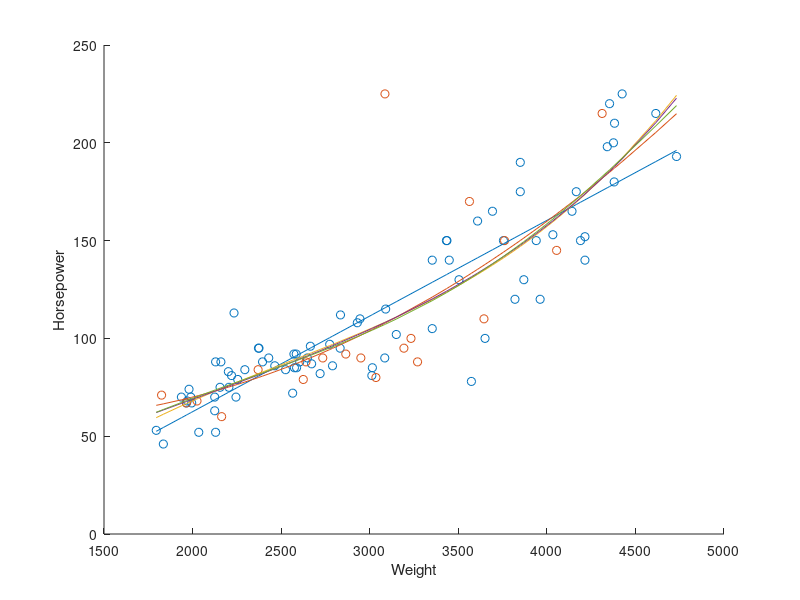
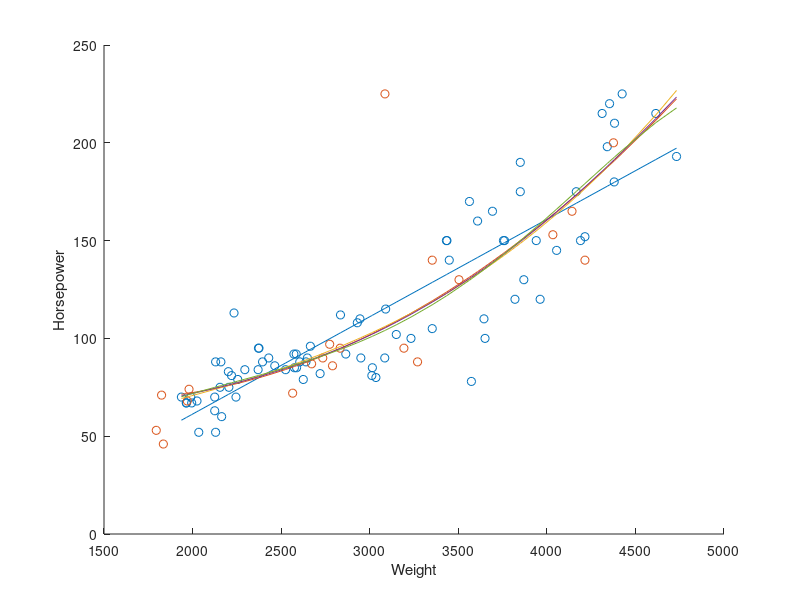
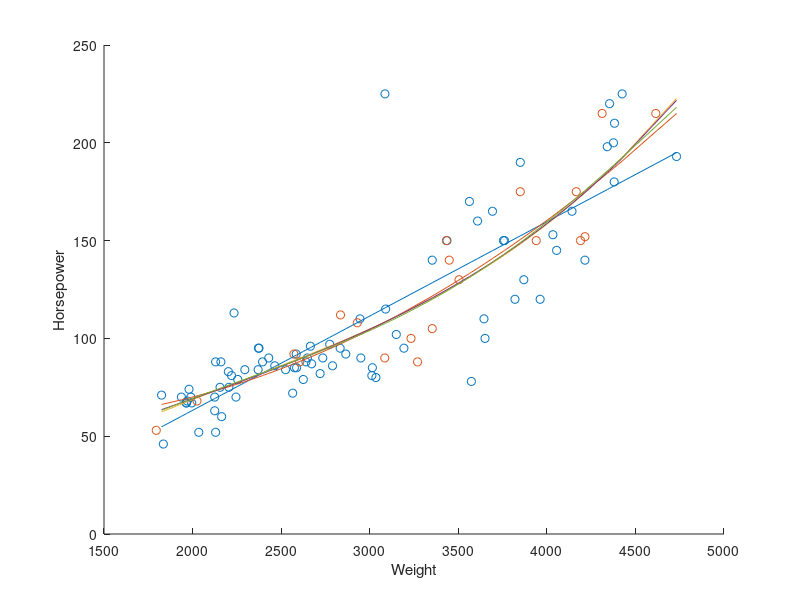
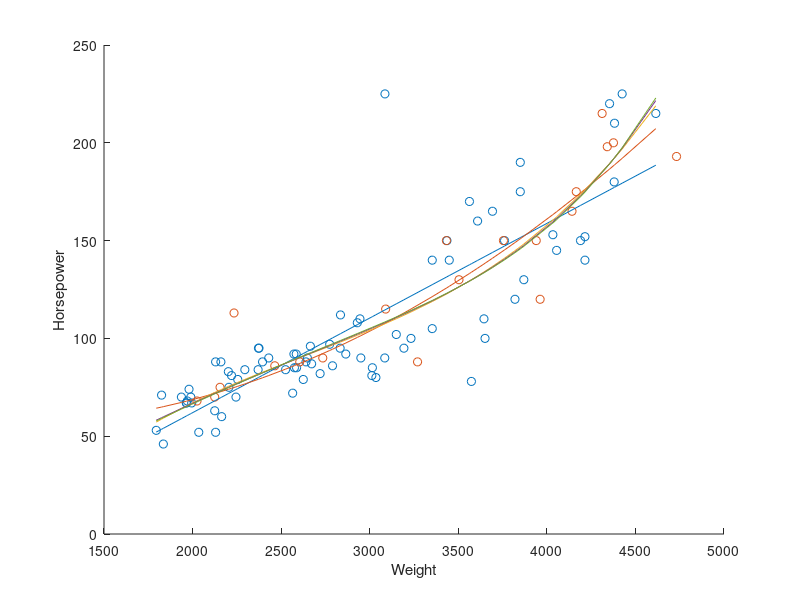

The MATLAB script that drew these images, in order: (Note: this script raises an error after producing the figures.)
clear all;
clc;
load carsmall.mat
clear Cylinders Displacement Mfg Model Model_Year MPG Acceleration Origin

%% Part 1
for i = 1:5 %% Cross validation loop
    val = randperm(length(Weight),20);
    Horsepower(77) = 80;
    XY = [Weight(val),Horsepower(val)];
    x_test = XY(:,1);
    y_test = XY(:,2);
    val2 = setdiff(1:length(Weight),val);
    XY2 = [Weight(val2),Horsepower(val2)];
    y_train = XY2(:,2);
    x_train = XY2(:,1);
    figure(i)
    scatter(x_train,y_train);
    hold on
    scatter(x_test,y_test,'red');
    for k = 1:5 %% Polynomical degree loop
        X_train = ones(length(x_train),k+1);
        Y_train = ones(length(y_train),k+1);
        X_test = ones(length(x_test),k+1);
        Y_train = ones(length(y_train),k+1);
        for j = 2:size(X_train,2)
            X_train(:,j) = x_train.^(j-1);
            Y_train(:,j) = y_train.^(j-1);
        end
        for j = 2:size(X_test,2)
            X_test(:,j) = x_test.^(j-1);
            Y_test(:,j) = y_test.^(j-1);
        end
        w = X_train\y_train;
        Y_reg = X_train * w;
        pl = sortrows([x_train,Y_reg]);
        plot(pl(:,1),pl(:,2));
        MSE_train(i,k) = (1/(length(x_train))*sum((Y_reg - y_train).^2));
        Y_regTest = X_test * w;
        MSE_test(i,k) = (1/(length(x_train))*sum((Y_regTest - y_test).^2));
        GenError(i,k) = abs(MSE_train(i,k) - MSE_test(i,k));
    end
    hold off
    xlabel("Weight");
    ylabel("Horsepower");

end
for k =1:5
    MSE_testAV(k) = mean(MSE_test(:,k));
    MSE_trainAV(k) = mean(MSE_train(:,k));
    GenErrorAv(k) = mean(GenError(:,k));
end
figure(6)
barplotAV = [MSE_testAV;MSE_trainAV];
d = linspace(1,5,5);
bar(d,barplotAV)
xlabel("Degree of polynomial regression");
ylabel("Error (absolute)");
legend("MSE train", "MSE test");

% Plot variància i mitjana

%% Part 2
A = X_train;
b = y_train;

% L1 Norm
[n, m] = size(A);
X  = linprog([zeros(m, 1); ones(n, 1)],[A, -eye(n); -A, -eye(n)], [b; -b]);
X1 = X(1:m);
y1 = A*X1;
scatter(A(:, 2),b); hold on
scatter(X_test(:, 2),y_test); hold on
pl = sortrows([A(:, 2),y1]);
plot(pl(:,1),pl(:,2), linewidth=2);
xlabel("Weight");
ylabel("Horsepower");
title('L1');
hold off
MSE_train_L1 = (1/(length(A))*sum((y1 - y_train).^2));

% Linfty norm
f = [zeros(m, 1); 1];
Ane = [A, -ones(n, 1); -A, -ones(n, 1)];
bne = [b; -b];
X = linprog(f, Ane, bne);
Xinfty = X(1:m, :);
figure()
yinfty = A*Xinfty;
scatter(A(:, 2),b); hold on
scatter(X_test(:, 2),y_test); hold on
pl = sortrows([A(:, 2),yinfty]);
plot(pl(:,1),pl(:,2), linewidth=2);
xlabel("Weight");
ylabel("Horsepower");
title('Linfty');
hold off

MSE_train_L1inf = (1/(length(A))*sum((yinfty - y_train).^2));